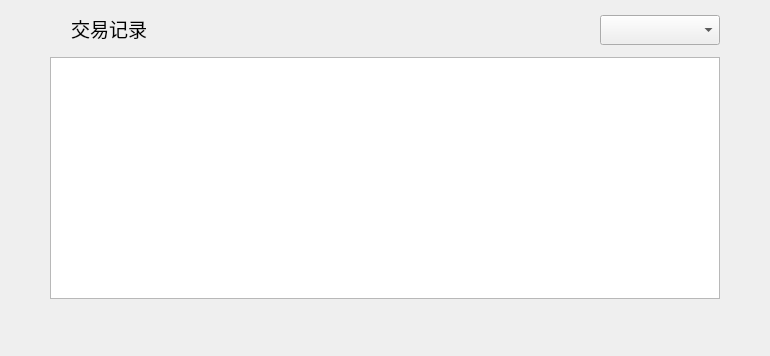
<?xml version="1.0" encoding="UTF-8"?>
<ui version="4.0">
 <class>ContactInfoHistoryWidget</class>
 <widget class="QWidget" name="ContactInfoHistoryWidget">
  <property name="geometry">
   <rect>
    <x>0</x>
    <y>0</y>
    <width>770</width>
    <height>356</height>
   </rect>
  </property>
  <property name="font">
   <font>
    <family>Microsoft YaHei UI Light</family>
   </font>
  </property>
  <property name="windowTitle">
   <string>Form</string>
  </property>
  <widget class="QLabel" name="label">
   <property name="geometry">
    <rect>
     <x>71</x>
     <y>8</y>
     <width>300</width>
     <height>40</height>
    </rect>
   </property>
   <property name="font">
    <font>
     <pointsize>14</pointsize>
    </font>
   </property>
   <property name="text">
    <string>交易记录</string>
   </property>
  </widget>
  <widget class="QComboBox" name="assetComboBox">
   <property name="geometry">
    <rect>
     <x>600</x>
     <y>15</y>
     <width>120</width>
     <height>30</height>
    </rect>
   </property>
  </widget>
  <widget class="QTableWidget" name="transferRecordTableWidget">
   <property name="geometry">
    <rect>
     <x>50</x>
     <y>57</y>
     <width>670</width>
     <height>242</height>
    </rect>
   </property>
   <attribute name="horizontalHeaderVisible">
    <bool>false</bool>
   </attribute>
   <attribute name="verticalHeaderVisible">
    <bool>false</bool>
   </attribute>
   <column>
    <property name="text">
     <string>区块高度</string>
    </property>
    <property name="font">
     <font>
      <family>Microsoft YaHei UI Light</family>
     </font>
    </property>
    <property name="textAlignment">
     <set>AlignCenter</set>
    </property>
   </column>
   <column>
    <property name="text">
     <string>我的地址</string>
    </property>
    <property name="font">
     <font>
      <family>Microsoft YaHei UI Light</family>
     </font>
    </property>
    <property name="textAlignment">
     <set>AlignCenter</set>
    </property>
   </column>
   <column>
    <property name="text">
     <string>数量</string>
    </property>
    <property name="font">
     <font>
      <family>Microsoft YaHei UI Light</family>
     </font>
    </property>
    <property name="textAlignment">
     <set>AlignCenter</set>
    </property>
   </column>
   <column>
    <property name="text">
     <string>手续费</string>
    </property>
    <property name="font">
     <font>
      <family>Microsoft YaHei UI Light</family>
     </font>
    </property>
    <property name="textAlignment">
     <set>AlignCenter</set>
    </property>
   </column>
   <column>
    <property name="text">
     <string>交易ID</string>
    </property>
    <property name="font">
     <font>
      <family>Microsoft YaHei UI Light</family>
     </font>
    </property>
    <property name="textAlignment">
     <set>AlignCenter</set>
    </property>
   </column>
   <column>
    <property name="text">
     <string>交易状态</string>
    </property>
    <property name="font">
     <font>
      <family>Microsoft YaHei UI Light</family>
     </font>
    </property>
    <property name="textAlignment">
     <set>AlignCenter</set>
    </property>
   </column>
  </widget>
  <widget class="QStackedWidget" name="stackedWidget">
   <property name="geometry">
    <rect>
     <x>0</x>
     <y>316</y>
     <width>770</width>
     <height>41</height>
    </rect>
   </property>
  </widget>
 </widget>
 <resources/>
 <connections/>
</ui>
